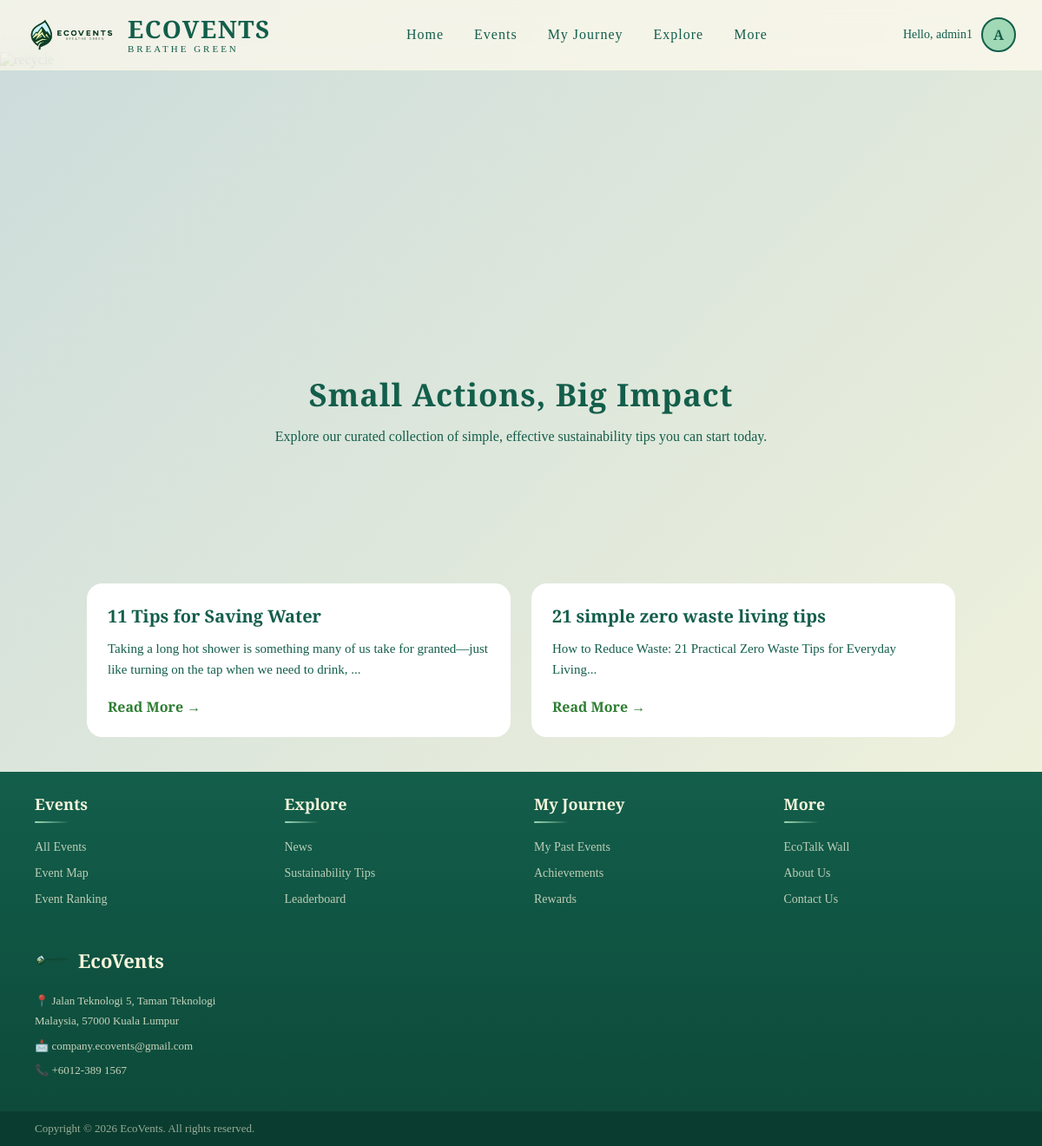
Page /participantPage/sustainntips.php (signed in) on the committed database.
### tables this page shows
CREATE TABLE `organizer_user` (
  `user_id` int(11) NOT NULL,
  `password` varchar(255) NOT NULL,
  `name` varchar(255) NOT NULL,
  `email` varchar(255) NOT NULL,
  `role` varchar(255) NOT NULL,
  `google_id` varchar(255) DEFAULT NULL,
  `profile_image` int(11) DEFAULT NULL,
  `event_id` int(11) DEFAULT NULL,
  `event_name` varchar(255) DEFAULT NULL,
  `acc_status` varchar(255) NOT NULL,
  `points` int(11) NOT NULL
);

CREATE TABLE `news` (
  `newsID` int(21) NOT NULL,
  `user_id` int(21) NOT NULL,
  `news_title` varchar(255) NOT NULL,
  `news_content` varchar(2083) NOT NULL,
  `news_type` varchar(255) NOT NULL,
  `news_link` varchar(2083) NOT NULL,
  `news_created_at` timestamp NOT NULL DEFAULT current_timestamp() ON UPDATE current_timestamp()
);

### participantPage/sustainntips.php (the view, shortened to what this page needs)
<?php
    include "../guestPage/connect.php";
    $user_id = $_SESSION['user_id'];
    $sql = "SELECT * FROM organizer_user WHERE user_id = $user_id";
    $userResult = mysqli_query($dbConn, $sql);
    if(mysqli_num_rows($userResult) > 0){
        $user = mysqli_fetch_assoc($userResult);
        $name = $user['name'];
        $profile_image = $user['profile_image'];
    } else {
        $name = "User";
        $profile_image = "";
        $display_id = "";
    }
    ?>
<!DOCTYPE html>
<html lang="en">
<head>
<link rel="stylesheet" href="homep.css">
</head>
<body>
<?php include 'particNavigation.php';?>
<section class="hero-contact">
    <img src="../imagessssss/recycle2.jpg" alt="recycle">
</section>
<section class="contact">
    <h1 font-size: 60px>Small Actions, Big Impact</h1>
    <p letter-spsacing: 1px>Explore our curated collection of simple, effective sustainability tips you can start today.</p>
</section>
<section class="tips-section">
    <div class="tips-container">
        <?php
        $sql = "SELECT news_title, news_content, news_link
                FROM news
                WHERE news_type = 'tips'";
        $result = mysqli_query($dbConn, $sql);
        if(mysqli_num_rows($result) > 0){
            while($row = mysqli_fetch_assoc($result)){
        ?>
            <div class="tip-card">
                <h4><?php echo $row['news_title']; ?></h4>
                <p>
                    <?php
                        echo substr($row['news_content'], 0, 120);
                    ?>...
                </p>
                <a href="<?php echo $row['news_link']; ?>" target="_blank" class="read-more">
                    Read More →
                </a>
            </div>
        <?php
            }
        } else {
            echo "<p>No tips available.</p>";
        }
        ?>
    </div>
</section>
<?php include 'particFooter.php';?>
</body>
</html>

### participantPage/particNavigation.php (shortened to what this page needs)
<nav id="navbar">
    <div class="nav-container">
        <a href="homep.php" class="logo-container">
            <img src="../imagessssss/LOGO.png" class="logo-image">
            <div class="logo-text">
                <span class="brand-name">ECOVENTS</span>
                <span class="tagline">BREATHE GREEN</span>
            </div>
        </a>
        <ul class="nav-links">
            <li><a href="homep.php" class="active">Home</a></li>
            <li class="nav-dropdown">
                <a>Events</a>
            </li>
            <li class="nav-dropdown">
                <a>My Journey</a>
            </li>
            <li class="nav-dropdown">
                <a>Explore</a>
            </li>
            <li class="nav-dropdown">
                <a>More</a>
            </li>
        </ul>
        <div class="nav-profile">
            <a href="profile.php" class="profile-link">
                <span class="profile-greeting">Hello, <?php echo $name; ?></span>
                <div class="profile-avatar">
                    <?php if($profile_image && $profile_image != '0'): ?>
                        <img src="<?php echo $profile_image; ?>" alt="Profile">
                    <?php else: ?>
                        <span><?php echo strtoupper(substr($name, 0, 1)); ?></span>
                    <?php endif; ?>
                </div>
            </a>
        </div>
    </div>
</nav>

### participantPage/homep.css (style rules this page uses)
* { margin: 0; padding: 0; box-sizing: border-box; }
a, button { color: inherit; text-decoration: none; }
:root { --primary-green: #135E4B; --secondary-green: #4CB572; --light-green: #A1D8B5; --lightest-green: #CCDCDB; --cream: #F5F5DC; --transition: all 0.6s cubic-bezier(0.22, 1, 0.36, 1); }
body { font-family: 'Playfair Display', serif; background: linear-gradient(135deg, var(--lightest-green), var(--cream)); color: var(--primary-green); overflow-x: hidden; position: relative; min-height: 900px; }
.hero-contact img { width: 100%; height: 300px; object-fit: cover; display: block; margin-top: 60px; }
.contact { text-align: center; padding: 50px 20px; margin-bottom: 70px; }
.contact h1 { font-size: 36px; margin-bottom: 15px; letter-spacing: 1px; }
.tips-section { padding: 40px 20px; }
.tips-container { display: grid; grid-template-columns: repeat(auto-fit, minmax(260px, 1fr)); gap: 24px; max-width: 1000px; margin: auto; }
.tip-card { background: #fff; border-radius: 18px; padding: 24px; transition: transform 0.3s; }
.tip-card h4 { font-size: 20px; margin-bottom: 12px; }
.tip-card p { font-size: 15px; line-height: 1.6; margin-bottom: 20px; }
.read-more { text-decoration: none; font-weight: 600; color: #2e7d32; }
nav { position: fixed; top: 0px; left: 0; width: 100%; background: rgba(255,250,238,0.73); backdrop-filter: blur(14px); border-bottom: 1px solid rgba(244,254,219,0.4); z-index: 1000; }
.nav-container { max-width: 1400px; margin: 0 auto; padding: 0 30px; height: 80px; display: flex; justify-content: space-between; align-items: center; }
.logo-container { display: flex; align-items: center; gap: 12px; text-decoration: none; }
.logo-image { height: 55px; }
.logo-text { display: flex; flex-direction: column; align-items: flex-start; justify-content: center; line-height: 1; }
.logo-text .brand-name { font-size: 28px; font-weight: 800; font-family: 'Playfair Display', serif; color: var(--primary-green); letter-spacing: 1.5px; }
.logo-text .tagline { margin-top: 4px; font-size: 11px; font-weight: 500; font-family: 'Playfair Display', serif; color: var(--primary-green); letter-spacing: 3px; }
.nav-links { display: flex; list-style: none; gap: 35px; align-items: center; }
.nav-links a { text-decoration: none; color: var(--primary-green); font-weight: 500; letter-spacing: 1px; position: relative; cursor: pointer; display: block; padding: 8px 0; }
.nav-dropdown { position:relative; }
.nav-profile { display: flex; align-items: center; }
.profile-link { display: flex; align-items: center; gap: 10px; text-decoration: none; color: var(--primary-green); }
.profile-greeting { font-family: 'Tinos', serif; font-size: 14px; font-weight: 500; }
.profile-avatar { width: 40px; height: 40px; border-radius: 50%; background: var(--light-green); display: flex; align-items: center; justify-content: center; overflow: hidden; border: 2px solid var(--primary-green); }
.profile-avatar span { font-family: 'Playfair Display', serif; font-size: 16px; font-weight: 700; color: var(--primary-green); }
@media (min-width: 768px) { .hero-contact img { height: 320px; } }

### rows in the picture
organizer_user: name "admin1", name "A"
news: news_title "11 Tips for Saving Water", news_content "Taking a long hot shower is something many of us take for granted—just like turning on the tap when we need to drink,"
news: news_title "21 simple zero waste living tips", news_content "How to Reduce Waste: 21 Practical Zero Waste Tips for Everyday Living"
